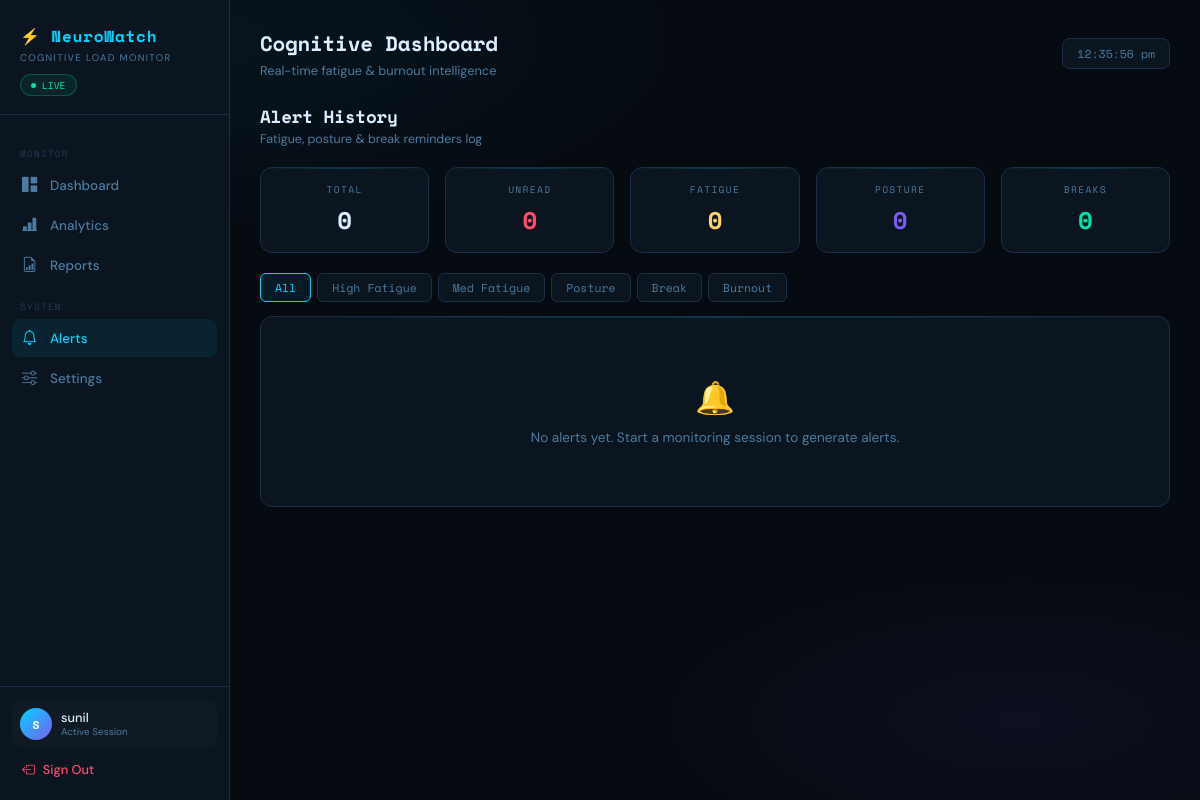
The app's page /alerts/ (signed in), older data.
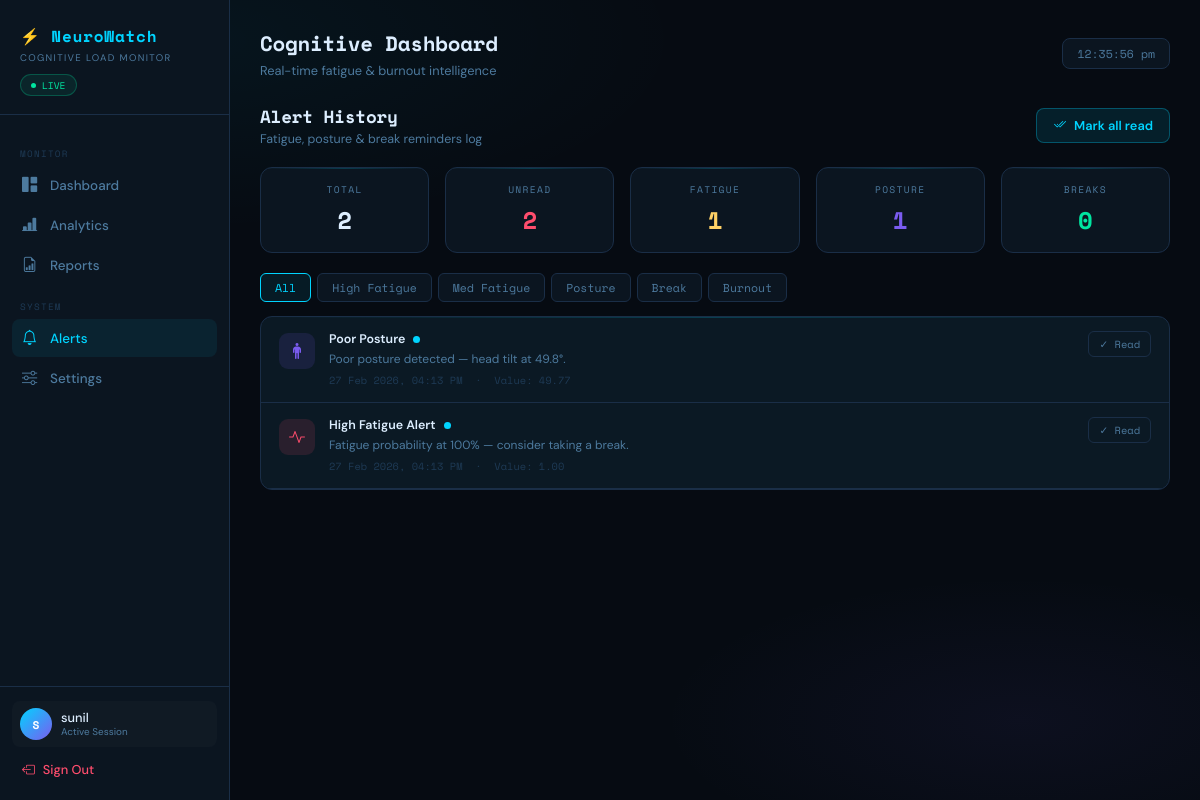
The same page, newer data.
### monitor/models.py (models this page shows, shortened)
class AlertLog(models.Model):
    ALERT_TYPES = [
        ('fatigue_high',  'High Fatigue'),
        ('fatigue_med',   'Medium Fatigue'),
        ('posture',       'Poor Posture'),
        ('break',         'Break Reminder'),
        ('burnout_high',  'High Burnout Risk'),
    ]
    user = models.ForeignKey(User, on_delete=models.CASCADE)
    alert_type = models.CharField(max_length=20, choices=ALERT_TYPES)
    message = models.TextField()
    value = models.FloatField(default=0)          # e.g. fatigue prob or tilt angle
    acknowledged = models.BooleanField(default=False)
    timestamp = models.DateTimeField(auto_now_add=True)
    class Meta:
        ordering = ['-timestamp']

### monitor/views.py (the view)
# urls.py: path('alerts/',             views.alerts,               name='alerts'),
@login_required
def alerts(request):
    user = request.user
    all_alerts = AlertLog.objects.filter(user=user)
    counts = {
        'total': all_alerts.count(),
        'unread': all_alerts.filter(acknowledged=False).count(),
        'fatigue': all_alerts.filter(alert_type__in=['fatigue_high', 'fatigue_med']).count(),
        'posture': all_alerts.filter(alert_type='posture').count(),
        'break':   all_alerts.filter(alert_type='break').count(),
        'burnout': all_alerts.filter(alert_type='burnout_high').count(),
    }
    return render(request, "alerts.html", {
        "alerts": all_alerts[:100],
        "counts": counts,
    })

### monitor/templates/alerts.html (shortened to what the changed rows need)
{% extends "base.html" %}
{% block content %}
<div style="display:flex;align-items:center;justify-content:space-between;margin-bottom:20px">
    <div>
        <div class="page-title" style="font-family:'Space Mono',monospace;font-size:1.1rem;font-weight:700">Alert History</div>
        <div class="page-sub" style="font-size:0.78rem;color:var(--text-muted);margin-top:2px">Fatigue, posture & break reminders log</div>
    </div>
    {% if counts.unread > 0 %}
    <button onclick="ackAll()" style="
        display:inline-flex;align-items:center;gap:8px;
        background:rgba(0,212,255,0.1);border:1px solid rgba(0,212,255,0.3);
        border-radius:8px;padding:8px 16px;font-size:0.8rem;font-weight:600;
        color:var(--accent);cursor:pointer;transition:all 0.2s;font-family:'DM Sans',sans-serif;
    ">
        <i class="bi bi-check2-all"></i> Mark all read
    </button>
    {% endif %}
</div>
<div class="grid-row" style="grid-template-columns:repeat(5,1fr);margin-bottom:20px">
    <div class="neo-card" style="text-align:center;padding:14px 10px">
        <div class="c-label">Total</div>
        <div style="font-family:'Space Mono',monospace;font-size:1.5rem;font-weight:700;color:var(--text-primary)">{{ counts.total }}</div>
    </div>
    <div class="neo-card" style="text-align:center;padding:14px 10px">
        <div class="c-label">Unread</div>
        <div style="font-family:'Space Mono',monospace;font-size:1.5rem;font-weight:700;color:var(--danger)">{{ counts.unread }}</div>
    </div>
    <div class="neo-card" style="text-align:center;padding:14px 10px">
        <div class="c-label">Fatigue</div>
        <div style="font-family:'Space Mono',monospace;font-size:1.5rem;font-weight:700;color:var(--warning)">{{ counts.fatigue }}</div>
    </div>
    <div class="neo-card" style="text-align:center;padding:14px 10px">
        <div class="c-label">Posture</div>
        <div style="font-family:'Space Mono',monospace;font-size:1.5rem;font-weight:700;color:var(--accent2)">{{ counts.posture }}</div>
    </div>
</div>
<div class="neo-card" style="padding:0;overflow:hidden">
{% if alerts %}
    {% for alert in alerts %}
    <div class="alert-row" data-type="{{ alert.alert_type }}" data-id="{{ alert.id }}"
        style="display:flex;align-items:flex-start;gap:14px;padding:14px 18px;border-bottom:1px solid var(--border);
               transition:background 0.15s;{% if not alert.acknowledged %}background:rgba(0,212,255,0.02){% endif %}">
        <div style="width:36px;height:36px;border-radius:9px;display:flex;align-items:center;justify-content:center;font-size:1rem;flex-shrink:0;margin-top:2px;
            {% if alert.alert_type == 'fatigue_high' %}background:rgba(255,77,109,0.12);color:#ff4d6d
            {% elif alert.alert_type == 'fatigue_med' %}background:rgba(255,209,102,0.12);color:#ffd166
            {% elif alert.alert_type == 'posture' %}background:rgba(123,92,240,0.12);color:#7b5cf0
            {% elif alert.alert_type == 'break' %}background:rgba(0,229,160,0.12);color:#00e5a0
            {% else %}background:rgba(255,77,109,0.12);color:#ff4d6d{% endif %}">
            {% if alert.alert_type == 'fatigue_high' or alert.alert_type == 'fatigue_med' %}<i class="bi bi-activity"></i>
            {% elif alert.alert_type == 'posture' %}<i class="bi bi-person-standing"></i>
            {% elif alert.alert_type == 'break' %}<i class="bi bi-cup-hot"></i>
            {% else %}<i class="bi bi-exclamation-triangle"></i>{% endif %}
        </div>
        <div style="flex:1;min-width:0">
            <div style="display:flex;align-items:center;gap:8px;margin-bottom:3px">
                <span style="font-size:0.78rem;font-weight:600;color:var(--text-primary)">
                    {% if alert.alert_type == 'fatigue_high' %}High Fatigue Alert
                    {% elif alert.alert_type == 'fatigue_med' %}Fatigue Warning
                    {% elif alert.alert_type == 'posture' %}Poor Posture
                    {% elif alert.alert_type == 'break' %}Break Reminder
                    {% else %}Burnout Risk{% endif %}
                </span>
                {% if not alert.acknowledged %}
                <span style="width:7px;height:7px;background:var(--accent);border-radius:50%;display:inline-block;flex-shrink:0"></span>
                {% endif %}
            </div>
            <div style="font-size:0.75rem;color:var(--text-muted);line-height:1.5">{{ alert.message }}</div>
            <div style="margin-top:4px;font-size:0.65rem;color:var(--text-dim);font-family:'Space Mono',monospace">
                {{ alert.timestamp|date:"d M Y, h:i A" }}
                &nbsp;·&nbsp; Value: {{ alert.value|floatformat:2 }}
            </div>
        </div>
        {% if not alert.acknowledged %}
        <button onclick="ackAlert({{ alert.id }}, this)"
            style="background:transparent;border:1px solid var(--border);border-radius:6px;padding:4px 10px;
                   font-size:0.65rem;color:var(--text-muted);cursor:pointer;font-family:'Space Mono',monospace;
                   white-space:nowrap;transition:all 0.15s;flex-shrink:0"
            onmouseover="this.style.borderColor='var(--accent3)';this.style.color='var(--accent3)'"
            onmouseout="this.style.borderColor='var(--border)';this.style.color='var(--text-muted)'">
            ✓ Read
        </button>
        {% endif %}
    </div>
    {% endfor %}
{% else %}
    <div style="padding:60px;text-align:center;color:var(--text-muted);font-size:0.85rem">
        <div style="font-size:2rem;margin-bottom:10px">🔔</div>
        No alerts yet. Start a monitoring session to generate alerts.
    </div>
{% endif %}
</div>
{% endblock %}

Row changes from the older to the newer data that the page shows:
added AlertLog: alert_type "posture" (drawn), acknowledged False (drawn), message "Poor posture detected — head tilt at 49.8°.", timestamp "27 Feb 2026, 04:13 PM", value "49.77"
added AlertLog: alert_type "fatigue_high" (drawn), acknowledged False (drawn), message "Fatigue probability at 100% — consider taking a break.", timestamp "27 Feb 2026, 04:13 PM", value "1.00"
Text that changed along with them:
{{ counts.total }}: "0" → "2"
{{ counts.unread }}: "0" → "2"
{{ counts.fatigue }}: "0" → "1"
{{ counts.posture }}: "0" → "1"
text no longer shown: "🔔 No alerts yet. Start a monitoring session to generate alerts."
text now shown: "Mark all read"
